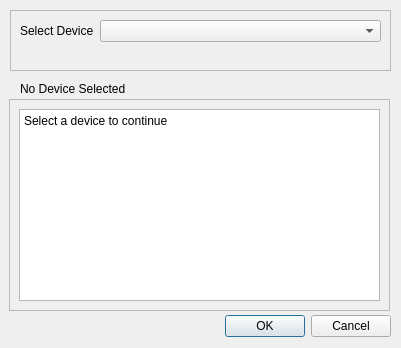
<?xml version="1.0" encoding="UTF-8"?>
<ui version="4.0">
 <class>StartDialog</class>
 <widget class="QDialog" name="StartDialog">
  <property name="geometry">
   <rect>
    <x>0</x>
    <y>0</y>
    <width>401</width>
    <height>348</height>
   </rect>
  </property>
  <property name="windowTitle">
   <string>Dialog</string>
  </property>
  <widget class="QDialogButtonBox" name="buttonBox">
   <property name="geometry">
    <rect>
     <x>50</x>
     <y>310</y>
     <width>341</width>
     <height>32</height>
    </rect>
   </property>
   <property name="orientation">
    <enum>Qt::Horizontal</enum>
   </property>
   <property name="standardButtons">
    <set>QDialogButtonBox::Cancel|QDialogButtonBox::Ok</set>
   </property>
  </widget>
  <widget class="QFrame" name="frame">
   <property name="enabled">
    <bool>true</bool>
   </property>
   <property name="geometry">
    <rect>
     <x>10</x>
     <y>10</y>
     <width>381</width>
     <height>61</height>
    </rect>
   </property>
   <property name="frameShape">
    <enum>QFrame::StyledPanel</enum>
   </property>
   <property name="frameShadow">
    <enum>QFrame::Raised</enum>
   </property>
   <layout class="QFormLayout" name="formLayout">
    <item row="0" column="0">
     <widget class="QLabel" name="label">
      <property name="text">
       <string>Select Device</string>
      </property>
     </widget>
    </item>
    <item row="0" column="1">
     <widget class="QComboBox" name="devices_cbox"/>
    </item>
   </layout>
  </widget>
  <widget class="QLabel" name="selected_dev_name">
   <property name="geometry">
    <rect>
     <x>20</x>
     <y>80</y>
     <width>361</width>
     <height>17</height>
    </rect>
   </property>
   <property name="text">
    <string>No Device Selected</string>
   </property>
  </widget>
  <widget class="QScrollArea" name="dev_frame">
   <property name="geometry">
    <rect>
     <x>9</x>
     <y>99</y>
     <width>381</width>
     <height>212</height>
    </rect>
   </property>
   <property name="widgetResizable">
    <bool>true</bool>
   </property>
   <widget class="QWidget" name="scrollAreaWidgetContents">
    <property name="geometry">
     <rect>
      <x>0</x>
      <y>0</y>
      <width>379</width>
      <height>210</height>
     </rect>
    </property>
    <layout class="QVBoxLayout" name="dev_frame_layout">
     <item>
      <widget class="QTextBrowser" name="textBrowser">
       <property name="html">
        <string>&lt;!DOCTYPE HTML PUBLIC &quot;-//W3C//DTD HTML 4.0//EN&quot; &quot;http://www.w3.org/TR/REC-html40/strict.dtd&quot;&gt;
&lt;html&gt;&lt;head&gt;&lt;meta name=&quot;qrichtext&quot; content=&quot;1&quot; /&gt;&lt;style type=&quot;text/css&quot;&gt;
p, li { white-space: pre-wrap; }
&lt;/style&gt;&lt;/head&gt;&lt;body style=&quot; font-family:'Noto Sans'; font-size:9pt; font-weight:400; font-style:normal;&quot;&gt;
&lt;p style=&quot; margin-top:0px; margin-bottom:0px; margin-left:0px; margin-right:0px; -qt-block-indent:0; text-indent:0px;&quot;&gt;Select a device to continue&lt;/p&gt;&lt;/body&gt;&lt;/html&gt;</string>
       </property>
      </widget>
     </item>
    </layout>
   </widget>
  </widget>
 </widget>
 <resources/>
 <connections>
  <connection>
   <sender>buttonBox</sender>
   <signal>accepted()</signal>
   <receiver>StartDialog</receiver>
   <slot>accept()</slot>
   <hints>
    <hint type="sourcelabel">
     <x>248</x>
     <y>254</y>
    </hint>
    <hint type="destinationlabel">
     <x>157</x>
     <y>274</y>
    </hint>
   </hints>
  </connection>
  <connection>
   <sender>buttonBox</sender>
   <signal>rejected()</signal>
   <receiver>StartDialog</receiver>
   <slot>reject()</slot>
   <hints>
    <hint type="sourcelabel">
     <x>316</x>
     <y>260</y>
    </hint>
    <hint type="destinationlabel">
     <x>286</x>
     <y>274</y>
    </hint>
   </hints>
  </connection>
 </connections>
</ui>
